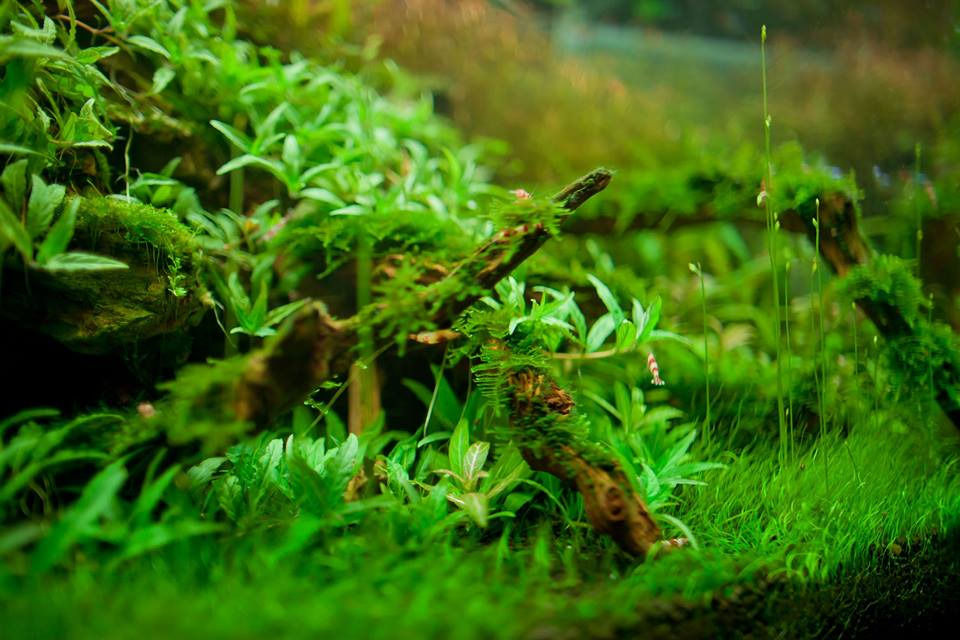
#> input picture thuysinh.jpg, 960 x 640 px
$ python ke_line.py
#> lines starting #> are read from the running program, lines starting #| are printed output that depends on the picture; after the words box and inside, x2 and y2 are one past the last pixel; in counts of white or black regions, pixels touching at a corner belong together
import numpy as np
import cv2

img = cv2.imread("thuysinh.jpg", 1)
#> img is the input picture: shape (640, 960, 3); mean B, G, R 17.4, 106.3, 60.6
cv2.line(img, (0,0), (400,300), (0,0,255), 5)
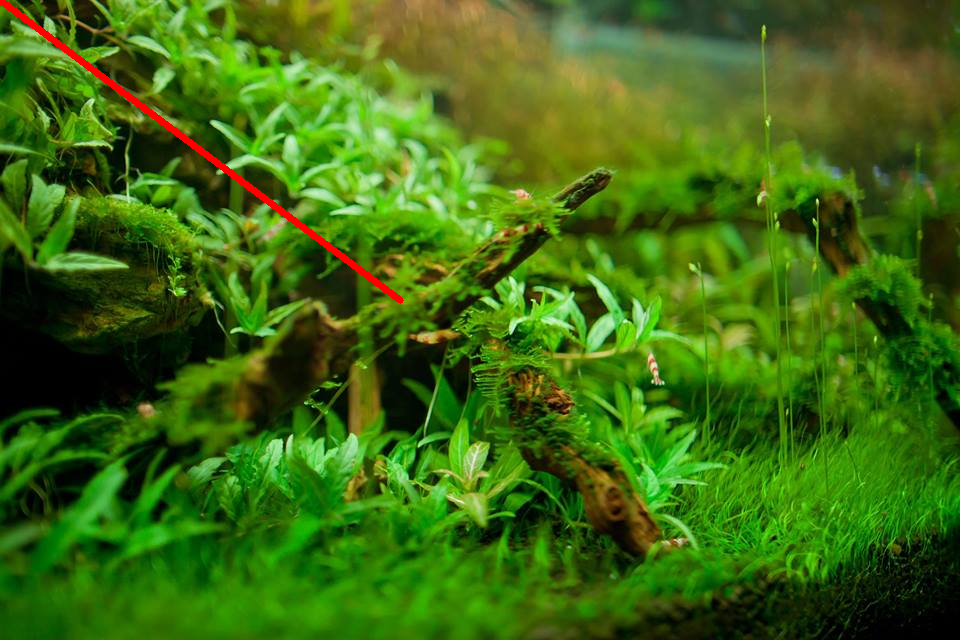
#> img: shape (640, 960, 3); 0.55% of pixels changed, all inside (x1, y1, x2, y2) = (0, 0, 404, 304)
cv2.imwrite('dave.jpg', img);

cv2.imshow('img' , img)
cv2.waitKey(0)
cv2.destroyAllWindows()

$ run again, with abc.jpg copied over thuysinh.jpg
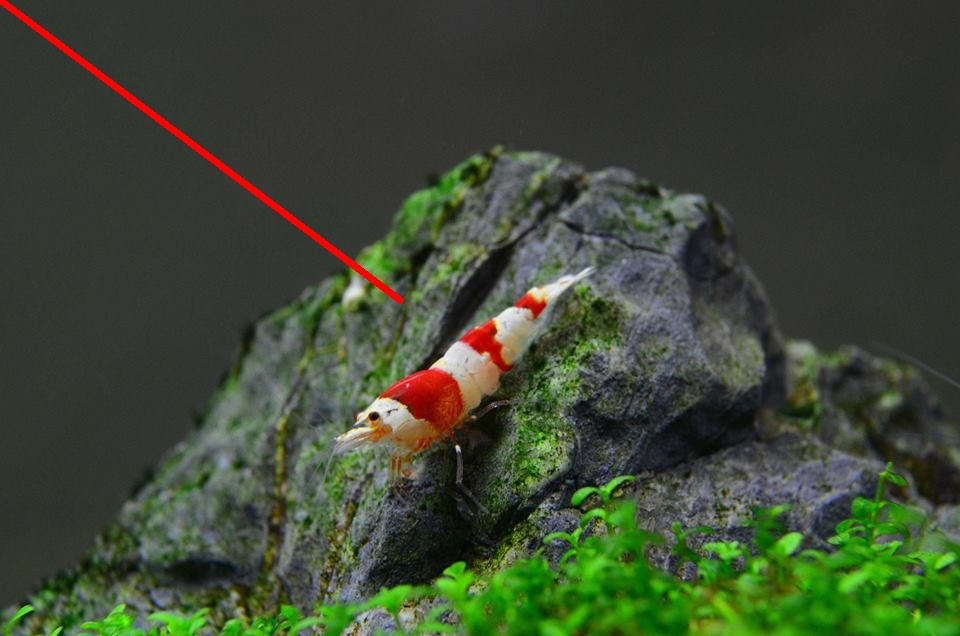
#> input picture abc.jpg, 960 x 636 px
#> img is the input picture: shape (636, 960, 3); mean B, G, R 52.1, 71.9, 61.9
#> `cv2.line(img, (0,0), (400,300), (0,0,255), 5)`:
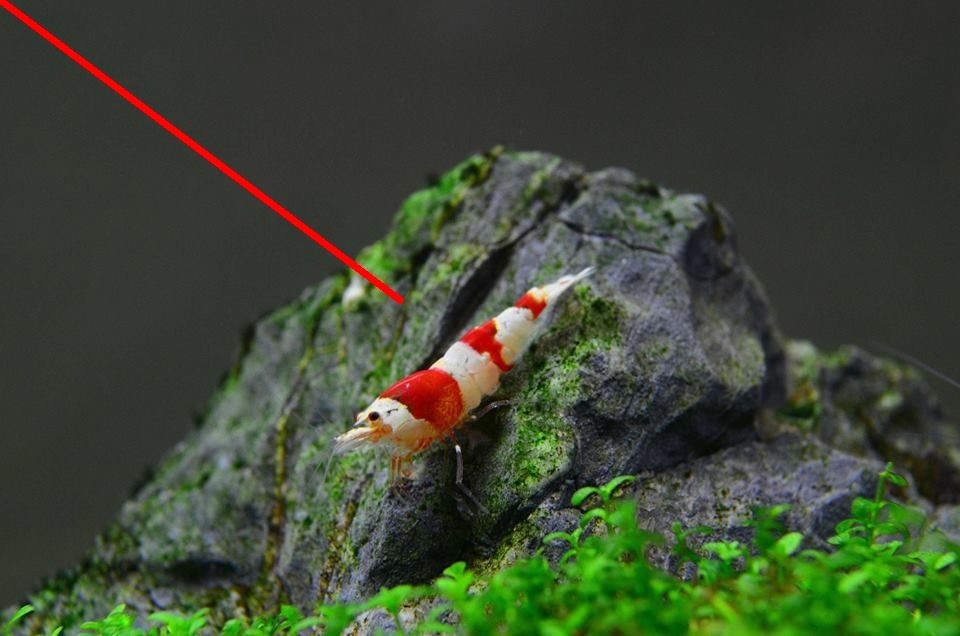
#> img: shape (636, 960, 3); 0.56% of pixels changed, all inside (x1, y1, x2, y2) = (0, 0, 404, 304)
